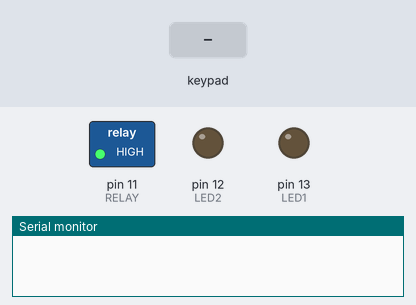
The sketch below on a simulated Arduino Uno, built with avr-gcc and run on an emulated ATmega328P. Shown: switched loads named in the sketch (green lamp = pin HIGH), output pins drawn as LEDs (lit = HIGH), the last lines printed to the serial monitor. The inputs (shaded band) are chosen by the test bench.

Above: at 1.2 s.
1.3 s: keypad keys 1 5 9 D pressed 0.4 s apart
At 3.1 s:
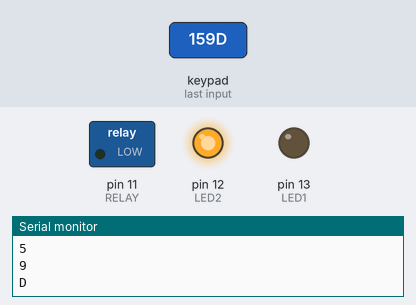
4.4 s: keypad keys 5 4 3 2 pressed 0.4 s apart
At 8.6 s:
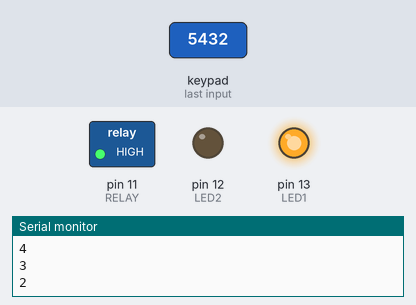
9.0 s: key 'A' pressed
12.0 s: key 'B' pressed
14.7 s: key 'C' pressed
16.2 s: key '1' pressed
At 22.3 s:
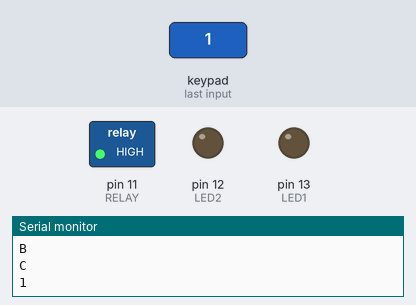
Timing chart, 0 to 22.7 s (numbered marks = the images above; inputs shaded):
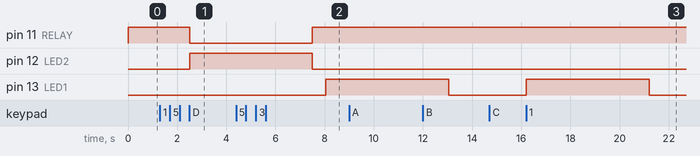

The sketch:

two_arduino.ino
```cpp
#include <Keypad.h>


#define LED1 13 // красный светодиод
#define LED2 12 // зеленый светодиод
#define RELAY 11 // реле на замок

#define NUM_KEYS 4 // количество знаков в коде

char key;
char myarraw[NUM_KEYS] = { '1', '5', '9', 'D',}; // массив с верным кодом
char button_pressed[NUM_KEYS]; //массив для хранения нажатых кнопок
int k = 0; // счетчик нажатий
int s = 0; // счетчик совпадений нажатых кнопок с верными
const byte ROWS = 4; // количество строк в матрице клавиатуры
const byte COLS = 4; // количество столбцов
char keys[ROWS][COLS] = { // таблица соответствия кнопок символам
  {'1', '2', '3', 'A'},
  {'4', '5', '6', 'B'},
  {'7', '8', '9', 'C'},
  {'*', '0', '#', 'D'}
};
byte rowPins[ROWS] = {5, 4, 3, 2}; // пины подключенных строк
byte colPins[COLS] = {9, 8, 7, 6}; // пины подключенных столбцов


Keypad keypad = Keypad( makeKeymap(keys), rowPins, colPins, ROWS, COLS ); // создаем объект клавиатуры для работы с ней

void setup() {
  pinMode(LED1, OUTPUT); // красный светодиод
  pinMode(LED2, OUTPUT); // зеленый светодиод
  pinMode(RELAY, OUTPUT); // реле управления замком
  digitalWrite(RELAY, HIGH); // вход реле инверсный, поэтому его сразу включаем (?!)
  Serial.begin(9600);

}

void loop ()
{ key = keypad.getKey(); // спрашиваем у клавиатуры, есть нажатая кнопка?

  if ( key != NO_KEY ) // если она все-таки есть
  {
    Serial.println(key);
    button_pressed [k] = key; //сохраняем эту кнопочку в массиве
    k = k + 1; // запоминаем сколько уже кнопок нажали
    if (k == NUM_KEYS) // если нажали нужное количество кнопок
    { for ( uint8_t i = 0; i < NUM_KEYS; i++) // пройдемся по всему массиву
      {
        if (button_pressed[i] == myarraw[i]) // и проверим нажатые кнопки с верным кодом
        { s = s + 1; // плюсуем счетчик совпадений


        }

      }

      if (s == NUM_KEYS) //если у нас все кнопки совпали с кодом, то включаем реле
      {
        digitalWrite (RELAY, LOW); // включили реле
        digitalWrite (LED2, HIGH); // зажгли зеленый светик (пользователь ввел верный код)
        delay (5000); // ждем 5 секунд пока горит светик зеленый и включено реле
        digitalWrite (RELAY, HIGH); // гасим реле
        digitalWrite (LED2, LOW); // гасим светик


        k = 0; //сбрасываем счетчик нажатий нашей переменной
        s = 0; // сбрасываем счетчик совпадений нашей переменной
      } else { // если не все кнопки совпали с верным кодом
        digitalWrite (LED1, HIGH); // включаем красный светик (пользователь ввел неверный код)
        delay (5000); // ждем 5 секунд
        digitalWrite (LED1, LOW); // гасим красн светик
        k = 0; // обнуляем счетчики, чтобы начать все заново
        s = 0; //
      }
    }
  }
}
```

Measured:
- after the input at 1.3 s, pin 11 (RELAY): HIGH → LOW after 1.2 s; pin 12 (LED2): LOW → HIGH after 1.2 s
- after the input at 4.4 s, pin 13 (LED1): LOW → HIGH after 3.6 s
- after the input at 9.0 s, every drawn part: stays the same
- after the input at 16.2 s, pin 13 (LED1): LOW → HIGH at once, → LOW 5.0 s later
